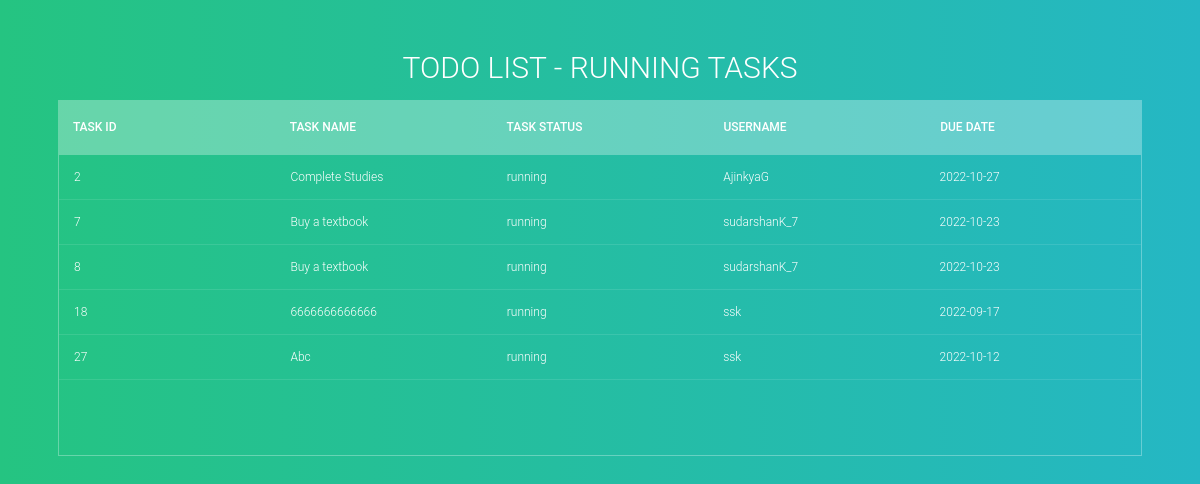
/running, run on the app's committed database.
### tables this page shows
CREATE TABLE todo
(tid integer primary key autoincrement,
tname text,
tstatus integer,
uid int,
tdate date);

CREATE TABLE login
       (uID INTeger PRIMARY KEY autoincrement,
       uname TEXT,
       password text, "email" TEXT);

### application.py (the view)
@app.route('/running')
def running():
    conn = sqlite3.connect('todo.db')
    c = conn.cursor()
    c.execute("SELECT DATE ('now')")
    a=c.fetchall()
    c.execute("select tid,tname,tstatus,uname,tdate from login,todo where login.uid=todo.uid  AND tstatus='running';")
    runtask=c.fetchall()
    forwho = 'running tasks'
    return render_template("make_table.html",items=runtask,ip=ip, forwho=forwho)

### templates/make_table.html (shortened to what this page needs)
<section>
<h1>Todo List - {{forwho}}</h1>
<div  class="tbl-header">
<table cellpadding="0" cellspacing="0" border="0">
  <thead>
    <tr>
      <th>Task ID</th>
      <th>Task Name</th>
      <th>Task Status</th>
      <th>Username</th>
      <th>due date</th>
    </tr>
  </thead>
</table>
</div>
<div  class="tbl-content">
<table cellpadding="0" cellspacing="0" border="0">
  <tbody>
    {% for item in items %}
    <tr>
        <td>{{item[0]}}</td>
        <td>{{item[1]}}</td>
        <td>{{item[2]}}</td>
        <td>{{item[3]}}</td>
        <td>{{item[4]}}</td>
    </tr>
{% endfor %}
  </tbody>
</table>
</div>
</section>

### templates/make_table.html (style rules this page uses)
h1 { font-size: 30px; color: #fff; text-transform: uppercase; font-weight: 300; text-align: center; margin-bottom: 15px; }
table { width:100%; table-layout: fixed; }
.tbl-header { background-color: rgba(255,255,255,0.3); }
.tbl-content { height:300px; overflow-x:auto; margin-top: 0px; border: 1px solid rgba(255,255,255,0.3); }
th { padding: 20px 15px; text-align: left; font-weight: 500; font-size: 12px; color: #fff; text-transform: uppercase; }
td { padding: 15px; text-align: left; vertical-align:middle; font-weight: 300; font-size: 12px; color: #fff; border-bottom: solid 1px rgba(255,255,255,0.1); }
section { margin: 50px; }

### data on the page
todo: tid "2", tname "Complete Studies", tstatus "running", uname "AjinkyaG", tdate "2022-10-27"
todo: tid "7", tname "Buy a textbook", tstatus "running", uname "sudarshanK_7", tdate "2022-10-23"
todo: tid "8", tname "Buy a textbook", tstatus "running", uname "sudarshanK_7", tdate "2022-10-23"
todo: tid "18", tname "6666666666666", tstatus "running", uname "ssk", tdate "2022-09-17"
todo: tid "27", tname "Abc", tstatus "running", uname "ssk", tdate "2022-10-12"

### other printed values
{{ forwho }} "RUNNING TASKS"
